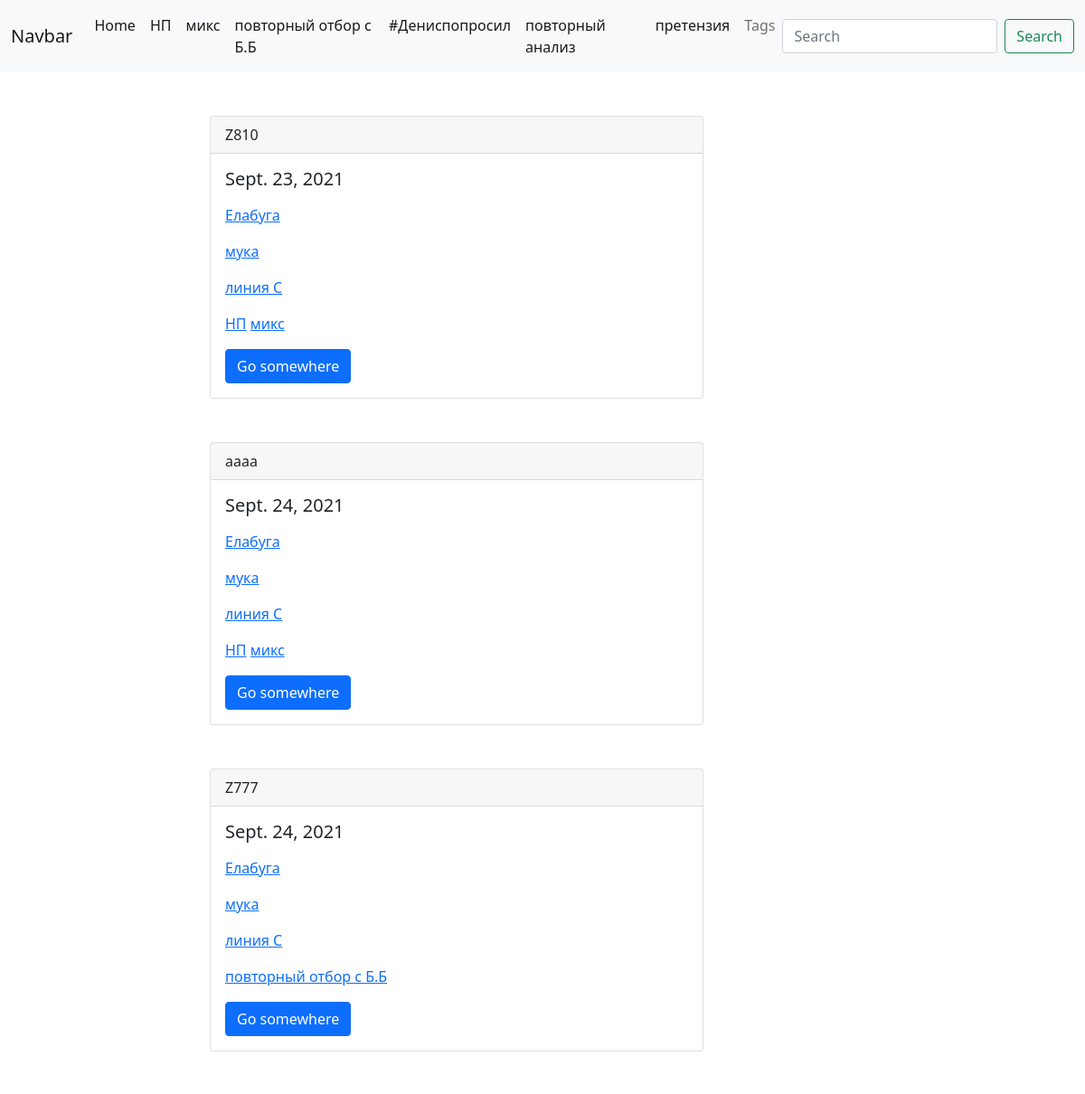
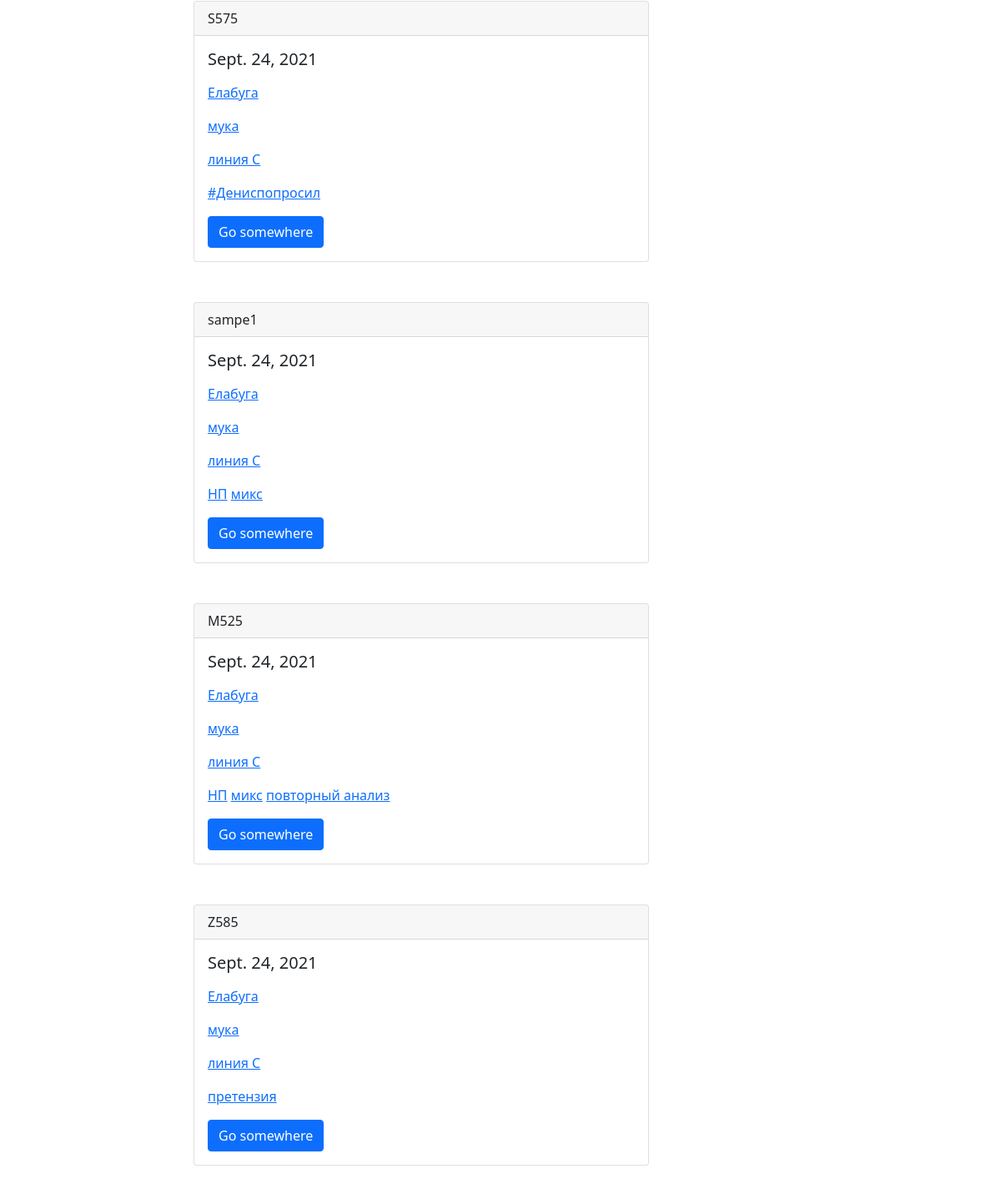
Page /company-product-material/Elabuga/line-C/meal/ on the committed database (2 pictures, top to bottom).
### main/models.py (models this page shows, shortened)
class Category(models.Model):
    name = models.CharField(max_length=50, unique=True)
    slug = models.SlugField(unique=True)

class Sample(models.Model):
    sample = models.SlugField(unique=True)
    date_pub = models.DateField(auto_now_add=True)
    company = models.ForeignKey('Company', on_delete=models.CASCADE)
    product = models.ForeignKey('Product', on_delete=models.CASCADE)
    material = models.ForeignKey('Material', on_delete=models.CASCADE)
    categorys = models.ManyToManyField('Category', blank=True,related_name='samples')

class Company(models.Model):
    name = models.CharField(max_length=50, unique=True)
    slug = models.SlugField(unique=True)
    def get_absolute_url(self):
        return reverse('company_detail_url', kwargs={'slug': self.slug})
    def __str__(self):
        return self.name

class Material(models.Model):
    name = models.CharField(max_length=50, unique=True, help_text='e.g мука, жир, шквара')
    slug = models.SlugField(unique=True)
    def __str__(self):
        return self.name

class Product(models.Model):
    name = models.CharField(max_length=50, unique=True)
    slug = models.SlugField(unique=True)
    def __str__(self):
        return self.name

### main/views.py (the view)
# urls.py: path('company-product-material/<str:company>/<str:product>/<str:material>/', company_product_material, name='company_product_material_url'),
def company_product_material(request, company, product, material):
    company = Company.objects.get(slug=company)
    product = Product.objects.get(slug=product)
    material = Material.objects.get(slug=material)
    samples = Sample.objects.filter(company=company, product=product, material=material)
    company_obj = company.slug
    product_obj = product.slug
    material_obj = material.slug
    categorys = Category.objects.filter(samples__company__slug=company_obj, samples__product__slug=product_obj, samples__material__slug=material_obj).distinct()
    context = {
        'company':company,
        'product':product,
        'material':material,
        'samples':samples,
        'categorys':categorys,
    }
    return render(request, 'main/company_product_material.html', context)

### main/templates/main/company_product_material.html
{% extends 'main/base_main.html' %}
{% block navbar %}
{% for item in categorys %}
    <li class="nav-item">
        <a class="nav-link active" aria-current="page" href="{% url 'company_product_material_category_url' company=company.slug product=product.slug material=material.slug category=item.slug %}">{{ item.name }}</a>
    </li>
{% endfor %}
{% endblock navbar %}
{% block content %}
{% for sample in samples %}
{% include 'main/includes/sample_card_template.html' %}
{% endfor %}
{% endblock content %}

### main/templates/main/includes/sample_card_template.html
<div class="card mb-5">
    <div class="card-header">
    {{ sample.sample }}
    </div>
    <div class="card-body">
    <h5 class="card-title">{{ sample.date_pub }}</h5>
    <p class="card-text">
        <p>
            <a href="{{ sample.company.get_absolute_url }}">{{ sample.company }}</a>
        </p>
       <p>
        <a href="{% url 'company_product_material_url' company=sample.company.slug product=sample.product.slug material=sample.material.slug %}">{{ sample.material }}</a>
        </p>
        <p>
            <a href="{% url 'company_product_url' company=sample.company.slug product=sample.product.slug %}">{{ sample.product }}</a>
        </p>
       {% for category in sample.categorys.all %}
       <a href="{% url 'company_product_material_category_url' company=sample.company.slug product=sample.product.slug material=sample.material.slug category=category.slug %}">{{ category.name }}</a>
       {% endfor %}
    </p>
    <a href="#" class="btn btn-primary">Go somewhere</a>
    </div>
</div>

### rows in the picture
Category: name "НП"
Category: name "микс"
Category: name "повторный отбор с Б.Б"
Category: name "#Дениспопросил"
Category: name "повторный анализ"
Category: name "претензия"
Sample: sample "Z810", date_pub "Sept. 23, 2021", company "Елабуга", material "мука", product "линия C"
Sample: sample "aaaa", date_pub "Sept. 24, 2021", company "Елабуга", material "мука", product "линия C"
Sample: sample "Z777", date_pub "Sept. 24, 2021", company "Елабуга", material "мука", product "линия C"
Sample: sample "S575", date_pub "Sept. 24, 2021", company "Елабуга", material "мука", product "линия C"
Sample: sample "sampe1", date_pub "Sept. 24, 2021", company "Елабуга", material "мука", product "линия C"
Sample: sample "M525", date_pub "Sept. 24, 2021", company "Елабуга", material "мука", product "линия C"
Sample: sample "Z585", date_pub "Sept. 24, 2021", company "Елабуга", material "мука", product "линия C"
